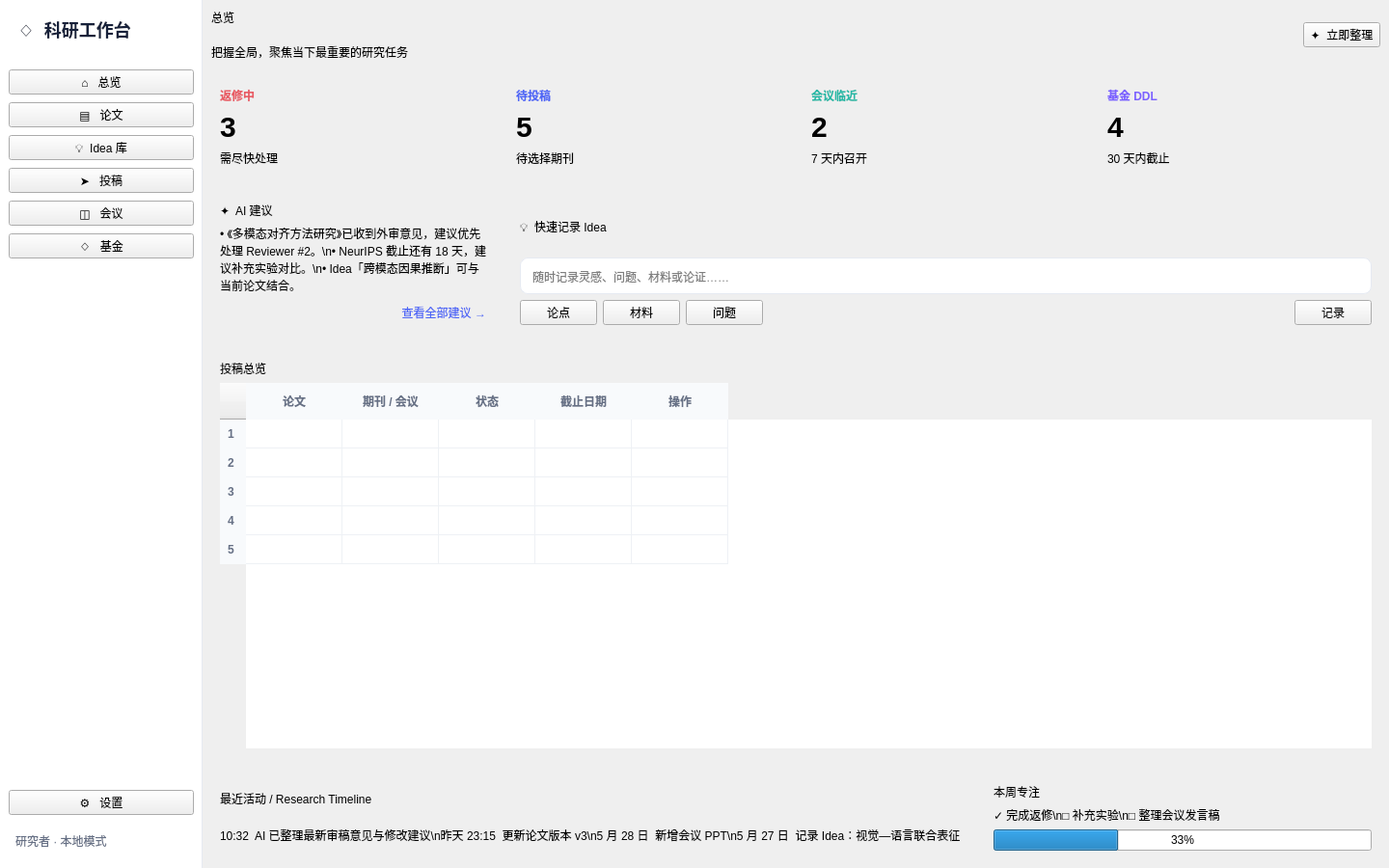
<?xml version="1.0" encoding="UTF-8"?>
<ui version="4.0">
 <class>MainWindow</class>
 <widget class="QMainWindow" name="MainWindow">
  <property name="geometry"><rect><x>0</x><y>0</y><width>1440</width><height>900</height></rect></property>
  <property name="windowTitle"><string>科研工作台 / Research Workspace</string></property>
  <widget class="QWidget" name="centralwidget">
   <property name="styleSheet"><string notr="true">QWidget#centralwidget{background:#F6F8FC;color:#17213A;font-family:'Microsoft YaHei UI';} QFrame.card{background:#FFFFFF;border:1px solid #E6EAF2;border-radius:12px;} QPushButton.nav{border:none;text-align:left;padding:10px 14px;border-radius:8px;color:#475467;} QPushButton.nav:hover{background:#F2F4F7;} QPushButton.navActive{border:none;text-align:left;padding:10px 14px;border-radius:8px;background:#EEF1FF;color:#4F67F5;font-weight:600;} QPushButton.primary{background:#4F67F5;color:white;border:none;border-radius:8px;padding:10px 18px;font-weight:600;} QLabel.title{font-size:24px;font-weight:700;} QLabel.section{font-size:16px;font-weight:700;} QLabel.muted{color:#667085;} QLineEdit{background:#FFFFFF;border:1px solid #E6EAF2;border-radius:8px;padding:10px;} QTableWidget{background:white;border:none;gridline-color:#EEF1F5;} QHeaderView::section{background:#F8FAFC;border:none;padding:8px;font-weight:600;color:#667085;}</string></property>
   <layout class="QHBoxLayout" name="rootLayout"><property name="spacing"><number>0</number></property><property name="leftMargin"><number>0</number></property><property name="topMargin"><number>0</number></property><property name="rightMargin"><number>0</number></property><property name="bottomMargin"><number>0</number></property>
    <item>
     <widget class="QFrame" name="sidebar"><property name="minimumSize"><size><width>210</width><height>0</height></size></property><property name="maximumSize"><size><width>210</width><height>16777215</height></size></property><property name="styleSheet"><string notr="true">QFrame#sidebar{background:#FFFFFF;border-right:1px solid #E6EAF2;}</string></property>
      <layout class="QVBoxLayout" name="sidebarLayout"><property name="contentsMargins"><left>18</left><top>24</top><right>18</right><bottom>20</bottom></property><property name="spacing"><number>8</number></property>
       <item><widget class="QLabel" name="brand"><property name="text"><string>◇  科研工作台</string></property><property name="styleSheet"><string notr="true">font-size:18px;font-weight:700;color:#17213A;padding:8px 4px 20px 4px;</string></property></widget></item>
       <item><widget class="QPushButton" name="btnOverview"><property name="text"><string>⌂   总览</string></property><property name="styleSheet"><string notr="true"></string></property><property name="class"><string>navActive</string></property></widget></item>
       <item><widget class="QPushButton" name="btnPapers"><property name="text"><string>▤   论文</string></property><property name="class"><string>nav</string></property></widget></item>
       <item><widget class="QPushButton" name="btnIdeas"><property name="text"><string>💡  Idea 库</string></property><property name="class"><string>nav</string></property></widget></item>
       <item><widget class="QPushButton" name="btnSubmissions"><property name="text"><string>➤   投稿</string></property><property name="class"><string>nav</string></property></widget></item>
       <item><widget class="QPushButton" name="btnConferences"><property name="text"><string>◫   会议</string></property><property name="class"><string>nav</string></property></widget></item>
       <item><widget class="QPushButton" name="btnGrants"><property name="text"><string>◇   基金</string></property><property name="class"><string>nav</string></property></widget></item>
       <item><spacer name="verticalSpacer"><property name="orientation"><enum>Qt::Vertical</enum></property><property name="sizeHint" stdset="0"><size><width>20</width><height>300</height></size></property></spacer></item>
       <item><widget class="QPushButton" name="btnSettings"><property name="text"><string>⚙   设置</string></property><property name="class"><string>nav</string></property></widget></item>
       <item><widget class="QLabel" name="userLabel"><property name="text"><string>研究者 · 本地模式</string></property><property name="styleSheet"><string notr="true">color:#667085;padding:10px 4px;</string></property></widget></item>
      </layout>
     </widget>
    </item>
    <item>
     <widget class="QScrollArea" name="scrollArea"><property name="widgetResizable"><bool>true</bool></property><property name="frameShape"><enum>QFrame::NoFrame</enum></property>
      <widget class="QWidget" name="scrollAreaWidgetContents"><property name="geometry"><rect><x>0</x><y>0</y><width>1228</width><height>898</height></rect></property>
       <layout class="QVBoxLayout" name="contentLayout"><property name="contentsMargins"><left>28</left><top>24</top><right>28</right><bottom>28</bottom></property><property name="spacing"><number>18</number></property>
        <item><layout class="QHBoxLayout" name="headerLayout"><item><layout class="QVBoxLayout" name="headerText"><item><widget class="QLabel" name="pageTitle"><property name="text"><string>总览</string></property><property name="class"><string>title</string></property></widget></item><item><widget class="QLabel" name="pageSubtitle"><property name="text"><string>把握全局，聚焦当下最重要的研究任务</string></property><property name="class"><string>muted</string></property></widget></item></layout></item><item><spacer name="headerSpacer"><property name="orientation"><enum>Qt::Horizontal</enum></property><property name="sizeHint" stdset="0"><size><width>40</width><height>20</height></size></property></spacer></item><item><widget class="QPushButton" name="btnOrganize"><property name="text"><string>✦  立即整理</string></property><property name="class"><string>primary</string></property></widget></item></layout></item>
        <item><layout class="QHBoxLayout" name="statsLayout"><property name="spacing"><number>14</number></property>
         <item><widget class="QFrame" name="cardRevision"><property name="class"><string>card</string></property><layout class="QVBoxLayout"><item><widget class="QLabel"><property name="text"><string>返修中</string></property><property name="styleSheet"><string notr="true">color:#E85B64;font-weight:600;</string></property></widget></item><item><widget class="QLabel"><property name="text"><string>3</string></property><property name="styleSheet"><string notr="true">font-size:30px;font-weight:700;</string></property></widget></item><item><widget class="QLabel"><property name="text"><string>需尽快处理</string></property><property name="class"><string>muted</string></property></widget></item></layout></widget></item>
         <item><widget class="QFrame" name="cardReady"><property name="class"><string>card</string></property><layout class="QVBoxLayout"><item><widget class="QLabel"><property name="text"><string>待投稿</string></property><property name="styleSheet"><string notr="true">color:#4F67F5;font-weight:600;</string></property></widget></item><item><widget class="QLabel"><property name="text"><string>5</string></property><property name="styleSheet"><string notr="true">font-size:30px;font-weight:700;</string></property></widget></item><item><widget class="QLabel"><property name="text"><string>待选择期刊</string></property><property name="class"><string>muted</string></property></widget></item></layout></widget></item>
         <item><widget class="QFrame" name="cardConference"><property name="class"><string>card</string></property><layout class="QVBoxLayout"><item><widget class="QLabel"><property name="text"><string>会议临近</string></property><property name="styleSheet"><string notr="true">color:#25B8A6;font-weight:600;</string></property></widget></item><item><widget class="QLabel"><property name="text"><string>2</string></property><property name="styleSheet"><string notr="true">font-size:30px;font-weight:700;</string></property></widget></item><item><widget class="QLabel"><property name="text"><string>7 天内召开</string></property><property name="class"><string>muted</string></property></widget></item></layout></widget></item>
         <item><widget class="QFrame" name="cardGrant"><property name="class"><string>card</string></property><layout class="QVBoxLayout"><item><widget class="QLabel"><property name="text"><string>基金 DDL</string></property><property name="styleSheet"><string notr="true">color:#7B61FF;font-weight:600;</string></property></widget></item><item><widget class="QLabel"><property name="text"><string>4</string></property><property name="styleSheet"><string notr="true">font-size:30px;font-weight:700;</string></property></widget></item><item><widget class="QLabel"><property name="text"><string>30 天内截止</string></property><property name="class"><string>muted</string></property></widget></item></layout></widget></item>
        </layout></item>
        <item><layout class="QHBoxLayout" name="middleLayout"><property name="spacing"><number>16</number></property>
         <item><widget class="QFrame" name="aiSuggestions"><property name="class"><string>card</string></property><layout class="QVBoxLayout"><item><widget class="QLabel"><property name="text"><string>✦  AI 建议</string></property><property name="class"><string>section</string></property></widget></item><item><widget class="QLabel"><property name="text"><string>• 《多模态对齐方法研究》已收到外审意见，建议优先处理 Reviewer #2。\n• NeurIPS 截止还有 18 天，建议补充实验对比。\n• Idea「跨模态因果推断」可与当前论文结合。</string></property><property name="wordWrap"><bool>true</bool></property><property name="class"><string>muted</string></property></widget></item><item><widget class="QPushButton" name="btnViewAllSuggestions"><property name="text"><string>查看全部建议 →</string></property><property name="flat"><bool>true</bool></property><property name="styleSheet"><string notr="true">color:#4F67F5;text-align:right;</string></property></widget></item></layout></widget></item>
         <item><widget class="QFrame" name="quickIdea"><property name="class"><string>card</string></property><layout class="QVBoxLayout"><item><widget class="QLabel"><property name="text"><string>💡  快速记录 Idea</string></property><property name="class"><string>section</string></property></widget></item><item><widget class="QLineEdit" name="ideaInput"><property name="placeholderText"><string>随时记录灵感、问题、材料或论证……</string></property></widget></item><item><layout class="QHBoxLayout"><item><widget class="QPushButton"><property name="text"><string>论点</string></property></widget></item><item><widget class="QPushButton"><property name="text"><string>材料</string></property></widget></item><item><widget class="QPushButton"><property name="text"><string>问题</string></property></widget></item><item><spacer><property name="orientation"><enum>Qt::Horizontal</enum></property><property name="sizeHint" stdset="0"><size><width>20</width><height>20</height></size></property></spacer></item><item><widget class="QPushButton" name="btnSaveIdea"><property name="text"><string>记录</string></property><property name="class"><string>primary</string></property></widget></item></layout></item></layout></widget></item>
        </layout></item>
        <item><widget class="QFrame" name="submissionFrame"><property name="class"><string>card</string></property><layout class="QVBoxLayout"><item><widget class="QLabel"><property name="text"><string>投稿总览</string></property><property name="class"><string>section</string></property></widget></item><item><widget class="QTableWidget" name="submissionTable"><property name="rowCount"><number>5</number></property><property name="columnCount"><number>5</number></property><column><property name="text"><string>论文</string></property></column><column><property name="text"><string>期刊 / 会议</string></property></column><column><property name="text"><string>状态</string></property></column><column><property name="text"><string>截止日期</string></property></column><column><property name="text"><string>操作</string></property></column></widget></item></layout></widget></item>
        <item><layout class="QHBoxLayout" name="bottomLayout"><property name="spacing"><number>16</number></property><item><widget class="QFrame" name="timelineFrame"><property name="class"><string>card</string></property><layout class="QVBoxLayout"><item><widget class="QLabel"><property name="text"><string>最近活动 / Research Timeline</string></property><property name="class"><string>section</string></property></widget></item><item><widget class="QLabel"><property name="text"><string>10:32  AI 已整理最新审稿意见与修改建议\n昨天 23:15  更新论文版本 v3\n5 月 28 日  新增会议 PPT\n5 月 27 日  记录 Idea：视觉—语言联合表征</string></property><property name="class"><string>muted</string></property></widget></item></layout></widget></item><item><widget class="QFrame" name="focusFrame"><property name="class"><string>card</string></property><layout class="QVBoxLayout"><item><widget class="QLabel"><property name="text"><string>本周专注</string></property><property name="class"><string>section</string></property></widget></item><item><widget class="QLabel"><property name="text"><string>✓ 完成返修\n□ 补充实验\n□ 整理会议发言稿</string></property><property name="class"><string>muted</string></property></widget></item><item><widget class="QProgressBar" name="focusProgress"><property name="value"><number>33</number></property></widget></item></layout></widget></item></layout></item>
       </layout>
      </widget>
     </widget>
    </item>
   </layout>
  </widget>
 </widget>
 <resources/>
 <connections/>
</ui>
